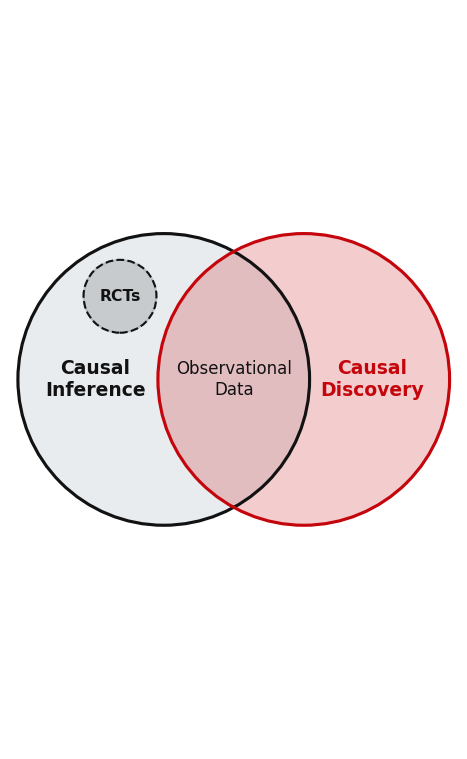

This chart was generated by the following Python code:
import matplotlib.pyplot as plt
from matplotlib.patches import Circle

DARK  = "#121212"
WHITE = "#FFFFFF"
RED   = "#C5050C"
GRAY  = "#E1E5E7"

fig, ax = plt.subplots(figsize=(3, 5))
ax.set_xlim(0, 3)
ax.set_ylim(0, 5)
ax.set_aspect('equal')
ax.axis('off')
fig.patch.set_facecolor(WHITE)

ci_center = (1.02, 2.5)
cd_center = (1.98, 2.5)
radius = 1

ci_circle = Circle(ci_center, radius, color=GRAY, alpha=0.7, zorder=2)
cd_circle = Circle(cd_center, radius, color=RED, alpha=0.2, zorder=2)
ax.add_patch(ci_circle)
ax.add_patch(cd_circle)

ci_circle_edge = Circle(ci_center, radius, fill=False, edgecolor=DARK, linewidth=1.5, zorder=3)
cd_circle_edge = Circle(cd_center, radius, fill=False, edgecolor=RED, linewidth=1.5, zorder=3)
ax.add_patch(ci_circle_edge)
ax.add_patch(cd_circle_edge)

ax.text(0.55, 2.5, 'Causal\nInference', ha='center', va='center',
        fontsize=9, fontweight='bold', color=DARK, zorder=5)
ax.text(2.45, 2.5, 'Causal\nDiscovery', ha='center', va='center',
        fontsize=9, fontweight='bold', color=RED, zorder=5)

ax.text(1.5, 2.5, 'Observational\nData', ha='center', va='center',
        fontsize=8, color=DARK, zorder=5)

rct_circle = Circle((0.72,3.07), 0.25, color=DARK, alpha=0.15, zorder=4)
ax.add_patch(rct_circle)
rct_edge = Circle((0.72, 3.07), 0.25, fill=False, edgecolor=DARK, linewidth=1.0, zorder=4, linestyle='--')
ax.add_patch(rct_edge)
ax.text(0.72,3.07, 'RCTs', ha='center', va='center',
        fontsize=7.5, fontweight='bold', color=DARK, zorder=5)

plt.tight_layout(pad=0.3)
plt.savefig('poster_figures/venn_diagram.png', dpi=150, bbox_inches='tight',
            facecolor=WHITE)
